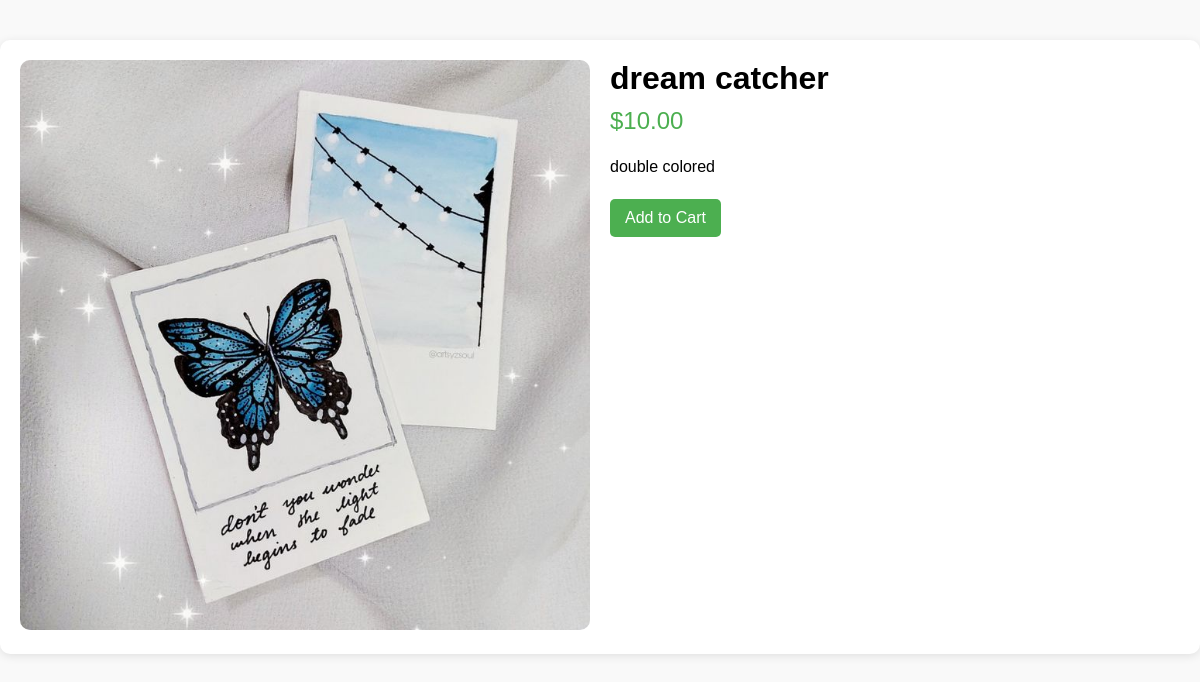
Page /backend/product_detail.php?id=4 on the earlier database version.
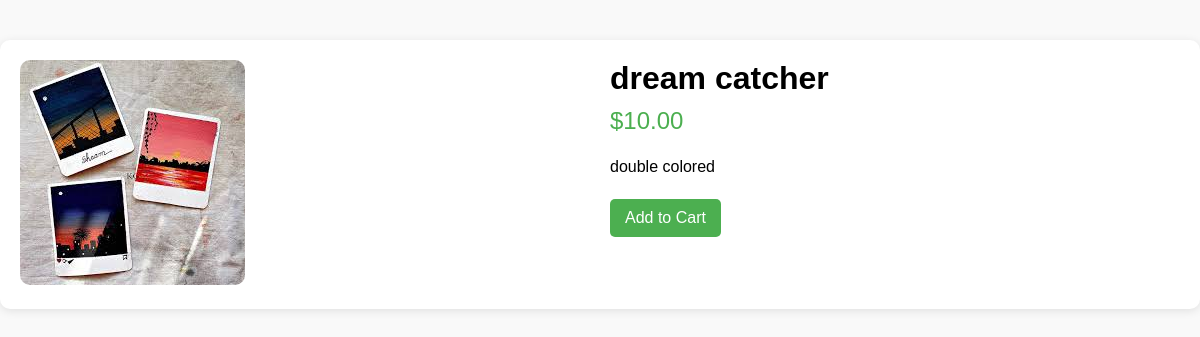
Same page on the later database version.
### tables this page shows
CREATE TABLE `products` (
  `product_id` int(11) NOT NULL,
  `seller_id` int(11) DEFAULT NULL,
  `product_name` varchar(255) NOT NULL,
  `price` decimal(10,2) NOT NULL,
  `description` text DEFAULT NULL,
  `image_url` varchar(255) DEFAULT NULL,
  `category_id` int(11) DEFAULT NULL,
  `created_at` timestamp NOT NULL DEFAULT current_timestamp(),
  `approved` tinyint(1) DEFAULT 0,
  `stock_quantity` int(11) NOT NULL DEFAULT 0
);

### backend/product_detail.php (the view, shortened to what this page needs)
<?php
include 'db_connection.php';
if (isset($_GET['id'])) {
    $product_id = $_GET['id'];
} else {
    echo "Product not found!";
    exit;
}
$sql = "SELECT * FROM products WHERE product_id = ?";
$stmt = $conn->prepare($sql);
$stmt->bind_param("i", $product_id);
$stmt->execute();
$result = $stmt->get_result();
$product = $result->fetch_assoc();
?>
<!DOCTYPE html>
<html lang="en">
<head>
    <link rel="stylesheet" href="../assets/css/product_detail.css">
</head>
<body>
    <div class="product-detail-container">
        <div class="product-image">
            <img src="<?= htmlspecialchars($product['image_url']) ?>" alt="<?= htmlspecialchars($product['product_name']) ?>">
        </div>
        <div class="product-info">
            <h1><?= htmlspecialchars($product['product_name']) ?></h1>
            <p class="price">$<?= number_format($product['price'], 2) ?></p>
            <p class="description"><?= htmlspecialchars($product['description']) ?></p>
            <form method="POST" action="add_to_cart.php">
                <button type="submit" class="add-to-cart-btn">Add to Cart</button>
            </form>
        </div>
    </div>
</body>
</html>

Differences in the rows shown:
changed products "dream catcher": image_url: a different picture
